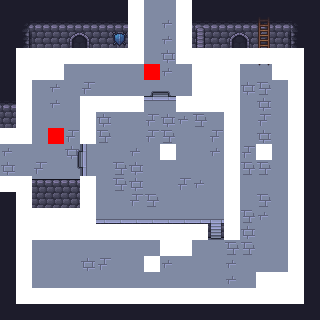

A 2D game scene composited from a Tiled map and its tileset images. What follows is a short description and the map's XML, with every tile layer's data as written:
An orthogonal 20x20 tile map with 16x16 px tiles, 6 tile layers (Floor, Walls, Overlay, Deco, ...), 4 tilesets.

<map version="1.10" tiledversion="1.11.2" orientation="orthogonal" renderorder="right-down" width="20" height="20" tilewidth="16" tileheight="16" infinite="0" nextlayerid="7" nextobjectid="1">
 <editorsettings>
  <export target="../../Dungeon-Bullet-Hell/Assets/Maps/Rooms/2_Room_NW_01.csv" format="csv" />
 </editorsettings>
 <tileset firstgid="1" source="../WallsFloor.tsx" />
 <tileset firstgid="300" source="../Collisions.tsx" />
 <tileset firstgid="301" source="../Deco.tsx" />
 <tileset firstgid="445" source="../Objects.tsx" />
 <layer id="1" name="Floor" width="20" height="20">
  <data encoding="csv">
80,80,80,80,80,80,80,80,80,80,80,80,80,80,80,80,80,80,80,80,
80,80,80,80,80,80,80,80,80,80,299,80,80,80,80,80,80,80,80,80,
80,80,80,80,80,80,80,80,80,80,299,80,80,80,80,80,80,80,80,80,
80,80,80,80,80,80,80,80,80,80,285,80,80,80,80,80,80,80,80,80,
80,80,80,80,80,80,80,80,80,299,299,80,80,80,298,80,80,80,80,80,
80,80,80,299,80,298,80,80,80,80,80,80,80,80,80,285,286,80,80,80,
80,80,80,299,80,80,80,80,80,80,80,80,80,80,80,80,285,80,80,80,
80,80,80,80,80,80,285,80,80,298,285,299,286,299,80,80,298,80,80,80,
80,80,80,80,298,80,286,80,80,298,286,80,80,298,298,80,285,80,80,80,
299,80,80,80,285,80,80,80,299,80,80,80,80,299,299,298,80,80,80,80,
285,80,298,80,80,80,80,286,285,80,80,80,80,80,80,286,286,80,80,80,
80,80,80,80,80,80,80,286,285,80,80,298,299,80,80,80,80,80,80,80,
80,80,80,80,80,80,80,80,298,286,80,80,80,80,80,80,286,80,80,80,
80,80,80,80,80,80,80,80,80,80,80,80,80,80,80,286,299,80,80,80,
80,80,80,286,80,80,80,80,80,80,80,80,80,80,80,285,80,80,80,80,
80,80,80,80,80,80,80,80,80,80,80,80,80,80,286,286,80,80,80,80,
80,80,80,80,80,285,298,80,80,299,299,80,80,80,299,80,80,80,80,80,
80,80,80,80,80,80,80,80,80,80,80,80,80,80,299,80,80,80,80,80,
80,80,80,80,80,80,80,80,80,80,80,80,80,80,80,80,80,80,80,80,
80,80,80,80,80,80,80,80,80,80,80,80,80,80,80,80,80,80,80,80
</data>
 </layer>
 <layer id="2" name="Walls" width="20" height="20">
  <data encoding="csv">
15,15,15,15,15,15,15,15,16,0,0,14,15,15,15,15,15,15,15,15,
15,4,28,28,28,28,28,28,29,0,0,27,28,28,28,28,28,28,6,15,
15,17,41,41,41,41,41,41,42,0,0,40,41,41,41,41,41,41,19,15,
15,30,54,54,54,54,54,54,55,0,0,53,54,54,54,54,54,54,32,15,
15,16,0,0,0,0,0,0,0,0,0,0,0,0,0,0,0,0,14,15,
15,16,0,0,0,0,0,0,0,124,125,0,0,0,0,0,0,0,14,15,
28,29,0,0,0,66,67,67,67,137,138,67,67,67,68,0,0,0,14,15,
41,42,0,0,0,79,0,0,0,0,0,0,0,80,81,0,0,0,14,15,
54,55,0,0,0,79,0,0,0,0,0,0,0,0,81,0,0,0,14,15,
0,0,0,0,98,99,0,0,0,0,0,0,0,0,81,0,0,0,14,15,
0,0,0,0,111,112,0,0,0,0,0,0,0,0,81,0,0,0,14,15,
2,3,0,0,0,79,0,0,0,0,0,0,0,0,81,0,0,0,14,15,
15,16,0,0,0,79,0,0,0,0,0,0,0,0,81,0,0,0,14,15,
15,16,0,0,0,92,93,93,93,93,93,93,93,102,94,0,0,0,14,15,
15,16,0,0,0,105,106,106,106,106,106,106,106,115,107,0,0,0,14,15,
15,16,0,0,0,0,0,0,0,0,0,0,0,0,0,0,0,0,14,15,
15,16,0,0,0,0,0,0,0,0,0,0,0,0,0,0,0,0,14,15,
15,16,0,0,0,0,0,0,0,0,0,0,0,0,0,0,0,0,14,15,
15,43,2,2,2,2,2,2,2,2,2,2,2,2,2,2,2,2,45,15,
15,15,15,15,15,15,15,15,15,15,15,15,15,15,15,15,15,15,15,15
</data>
 </layer>
 <layer id="3" name="Overlay" width="20" height="20">
  <data encoding="csv">
0,0,0,0,0,0,0,0,0,0,0,0,0,0,0,0,0,0,0,0,
0,0,0,0,0,0,0,0,0,0,0,0,164,0,0,0,0,0,0,0,
0,0,0,0,283,284,0,0,0,0,0,0,177,0,283,284,0,0,0,0,
0,0,0,0,296,297,0,0,0,0,0,0,190,0,296,297,0,0,0,0,
0,0,0,0,0,0,0,0,0,0,0,0,185,0,0,0,0,0,0,0,
0,0,0,0,0,0,0,0,0,0,0,0,185,0,0,0,0,0,0,0,
0,0,0,0,0,0,0,0,0,0,0,0,0,0,0,0,0,0,0,0,
0,0,0,0,0,0,0,0,0,0,0,0,0,0,0,0,0,0,0,0,
0,0,0,0,0,0,0,0,0,0,0,0,0,0,0,0,0,0,0,0,
0,0,0,0,0,0,0,0,0,0,0,0,0,0,0,0,0,0,0,0,
0,0,0,0,0,0,0,0,0,0,0,0,0,0,0,0,0,0,0,0,
0,247,199,199,199,0,0,0,0,0,0,0,0,0,0,0,0,0,0,0,
0,221,212,212,212,0,0,0,0,0,0,0,0,0,0,0,0,0,0,0,
0,234,225,225,225,0,0,0,0,0,0,0,0,0,0,0,0,0,0,0,
0,0,0,0,0,0,0,0,0,0,0,0,0,0,0,0,0,0,0,0,
0,0,0,0,0,0,0,0,0,0,0,0,0,0,0,0,0,0,0,0,
0,0,0,0,0,0,0,0,0,0,0,0,0,0,0,0,0,0,0,0,
0,0,0,0,0,0,0,0,0,0,0,0,0,0,0,0,0,0,0,0,
0,0,0,0,0,0,0,0,0,0,0,0,0,0,0,0,0,0,0,0,
0,0,0,0,0,0,0,0,0,0,0,0,0,0,0,0,0,0,0,0
</data>
 </layer>
 <layer id="6" name="Deco" width="20" height="20">
  <data encoding="csv">
0,0,0,0,0,0,0,0,0,0,0,0,0,0,0,0,0,0,0,0,
0,0,0,0,0,0,0,0,0,0,0,0,0,0,0,0,307,0,0,0,
0,0,0,0,0,0,0,420,0,0,0,0,0,0,0,0,331,0,0,0,
0,0,371,372,0,0,0,0,0,0,0,0,0,319,320,0,355,323,0,0,
0,0,395,396,0,0,0,0,0,0,0,0,0,343,344,0,379,347,0,0,
0,0,0,0,0,0,0,0,0,0,0,0,0,367,368,0,0,0,0,0,
0,0,0,0,0,0,0,0,0,0,0,0,0,0,0,0,0,0,0,0,
0,0,0,0,0,0,0,0,0,0,0,0,0,0,0,0,0,0,0,0,
0,0,0,0,0,0,0,0,0,0,0,0,0,0,0,0,0,0,0,0,
0,0,0,0,0,0,0,0,0,0,0,0,0,0,0,0,0,0,0,0,
0,0,0,0,0,0,0,0,0,0,0,0,0,0,0,0,0,0,0,0,
0,0,0,0,0,0,0,0,0,0,0,0,0,0,0,0,0,0,0,0,
0,0,0,0,0,0,0,0,0,0,0,0,0,0,0,0,0,0,0,0,
0,0,324,417,418,0,0,0,0,0,0,0,0,0,0,0,0,0,0,0,
0,0,348,441,442,0,0,0,0,0,391,392,0,0,0,0,0,0,0,0,
0,0,0,0,0,0,0,0,0,0,415,416,0,0,0,0,0,0,0,0,
0,0,0,0,0,0,0,0,0,0,0,0,0,0,0,0,0,0,0,0,
0,0,0,0,0,0,0,0,0,0,0,0,0,0,0,0,369,370,0,0,
0,0,0,0,0,0,0,0,0,0,0,0,0,0,0,0,0,0,0,0,
0,0,0,0,0,0,0,0,0,0,0,0,0,0,0,0,0,0,0,0
</data>
 </layer>
 <layer id="4" name="Objects" width="20" height="20">
  <data encoding="csv">
0,0,0,0,0,0,0,0,0,0,0,0,0,0,0,0,0,0,0,0,
0,0,0,0,0,0,0,0,0,0,0,0,0,0,0,0,0,0,0,0,
0,0,0,0,0,0,0,0,0,0,0,0,0,0,0,0,0,0,0,0,
0,0,0,0,0,0,0,0,0,0,0,0,0,0,0,0,0,0,0,0,
0,0,0,0,0,0,0,0,0,445,0,0,0,0,0,0,0,0,0,0,
0,0,0,0,0,0,0,0,0,0,0,0,0,0,0,0,0,0,0,0,
0,0,0,0,0,0,0,0,0,0,0,0,0,0,0,0,0,0,0,0,
0,0,0,0,0,0,0,0,0,0,0,0,0,0,0,0,0,0,0,0,
0,0,0,445,0,0,0,0,0,0,0,0,0,0,0,0,0,0,0,0,
0,0,0,0,0,0,0,0,0,0,446,0,0,0,0,0,446,0,0,0,
0,0,0,0,0,0,0,0,0,0,0,0,0,0,0,0,0,0,0,0,
0,0,0,0,0,0,0,0,0,0,0,0,0,0,0,0,0,0,0,0,
0,0,0,0,0,0,0,0,0,0,0,0,0,0,0,0,0,0,0,0,
0,0,0,0,0,0,0,0,0,0,0,0,0,0,0,0,0,0,0,0,
0,0,0,0,0,0,0,0,0,0,0,0,0,0,0,0,0,0,0,0,
0,0,0,0,0,0,0,0,0,0,0,0,0,0,0,0,0,0,0,0,
0,0,0,0,0,0,0,0,0,446,0,0,0,0,0,0,0,0,0,0,
0,0,0,0,0,0,0,0,0,0,0,0,0,0,0,0,0,0,0,0,
0,0,0,0,0,0,0,0,0,0,0,0,0,0,0,0,0,0,0,0,
0,0,0,0,0,0,0,0,0,0,0,0,0,0,0,0,0,0,0,0
</data>
 </layer>
 <layer id="5" name="Colls" width="20" height="20">
  <data encoding="csv">
0,0,0,0,0,0,0,0,300,0,0,300,0,0,0,0,0,0,0,0,
0,0,0,0,0,0,0,0,300,0,0,300,0,0,0,0,0,0,0,0,
0,0,0,0,0,0,0,0,300,0,0,300,0,0,0,0,0,0,0,0,
0,300,300,300,300,300,300,300,300,0,0,300,300,300,300,300,300,300,300,0,
0,300,300,300,0,0,0,0,0,0,0,0,300,300,300,0,0,300,300,0,
0,300,0,0,0,0,0,0,0,0,0,0,300,300,300,0,0,0,300,0,
0,300,0,0,0,300,300,300,300,0,0,300,300,300,300,0,0,0,300,0,
0,300,0,0,0,300,0,0,0,0,0,0,0,0,300,0,0,0,300,0,
300,300,0,0,0,300,0,0,0,0,0,0,0,0,300,0,0,0,300,0,
0,0,0,0,0,0,0,0,0,0,0,0,0,0,300,0,0,0,300,0,
0,0,0,0,0,0,0,0,0,0,0,0,0,0,300,0,0,0,300,0,
300,300,0,0,0,300,0,0,0,0,0,0,0,0,300,0,0,0,300,0,
0,300,0,0,0,300,0,0,0,0,0,0,0,0,300,0,0,0,300,0,
0,300,300,300,300,300,0,0,0,0,0,0,0,0,300,0,0,0,300,0,
0,300,300,300,300,300,300,300,300,300,300,300,300,0,300,0,0,0,300,0,
0,300,0,0,0,0,0,0,0,0,300,300,0,0,0,0,0,0,300,0,
0,300,0,0,0,0,0,0,0,0,0,0,0,0,0,0,0,0,300,0,
0,300,0,0,0,0,0,0,0,0,0,0,0,0,0,0,300,300,300,0,
0,300,300,300,300,300,300,300,300,300,300,300,300,300,300,300,300,300,300,0,
0,0,0,0,0,0,0,0,0,0,0,0,0,0,0,0,0,0,0,0
</data>
 </layer>
</map>
